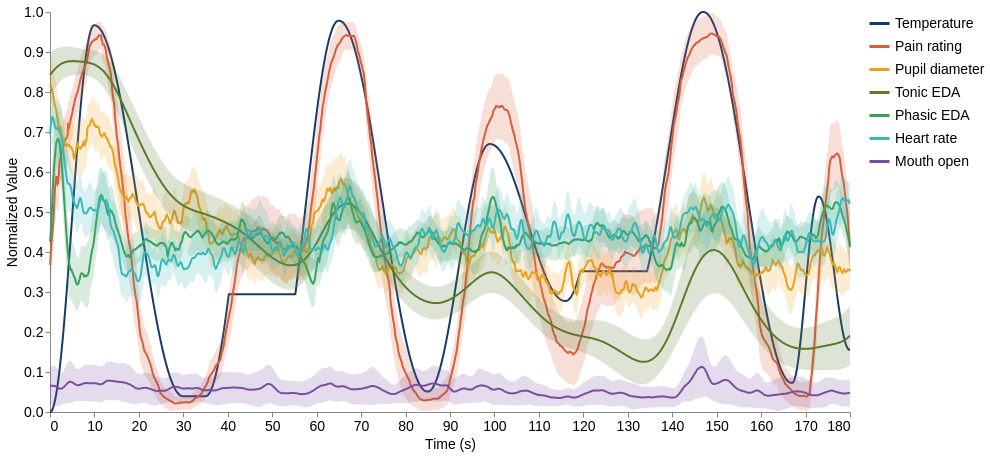

Notebook source saved alongside this figure:
### Code cell
phy = plot_stimulus_with_physiological_signals(
    ci_values,
    signals,
    width=width,
    height=height,
)
phy.save(FIGURE_DIR / "stimulus_with_physiological_signals_ci.svg")
phy

### Figure 1 — Vega-Lite specification as saved in the notebook (floating-point values rounded to 4 significant figures; data arrays with more than 128 entries replaced by an {"elided": "..."} marker saying what was removed)
{"config": {"view": {"continuousWidth": 300, "continuousHeight": 300, "fill": "white", "stroke": null}, "axis": {"grid": false, "gridColor": "#dddddd", "gridOpacity": 0.8, "labelFontSize": 14, "labelFontWeight": "normal", "titleFontSize": 14, "titleFontWeight": "normal"}}, "layer": [{"layer": [{"mark": {"type": "line", "color": "#17396b"}, "encoding": {"tooltip": [{"field": "time_s", "title": "Time (s)", "type": "quantitative"}, {"field": "mean_temperature", "format": ".2f", "title": "Temperature", "type": "quantitative"}], "x": {"field": "time_s", "title": "Time (s)", "type": "quantitative"}, "y": {"field": "mean_temperature", "title": "Normalized Value", "type": "quantitative"}}, "transform": [{"calculate": "'Temperature'", "as": "label"}]}, {"mark": {"type": "area", "color": "#17396b", "opacity": 0.2}, "encoding": {"x": {"field": "time_s", "type": "quantitative"}, "y": {"field": "ci_lower_temperature", "type": "quantitative"}, "y2": {"field": "ci_upper_temperature"}}, "transform": [{"calculate": "'Temperature'", "as": "label"}]}], "data": {"name": "data-e8418a23b11ce6b9083c3572955e24b0"}}, {"layer": [{"mark": {"type": "line", "color": "#d45f3c"}, "encoding": {"tooltip": [{"field": "time_s", "title": "Time (s)", "type": "quantitative"}, {"field": "mean_pain_rating", "format": ".2f", "title": "Pain rating", "type": "quantitative"}], "x": {"field": "time_s", "title": "Time (s)", "type": "quantitative"}, "y": {"field": "mean_pain_rating", "title": "Normalized Value", "type": "quantitative"}}, "transform": [{"calculate": "'Pain rating'", "as": "label"}]}, {"mark": {"type": "area", "color": "#d45f3c", "opacity": 0.2}, "encoding": {"x": {"field": "time_s", "type": "quantitative"}, "y": {"field": "ci_lower_pain_rating", "type": "quantitative"}, "y2": {"field": "ci_upper_pain_rating"}}, "transform": [{"calculate": "'Pain rating'", "as": "label"}]}], "data": {"name": "data-e8418a23b11ce6b9083c3572955e24b0"}}, {"layer": [{"mark": {"type": "line", "color": "#e8a020"}, "encoding": {"tooltip": [{"field": "time_s", "title": "Time (s)", "type": "quantitative"}, {"field": "mean_pupil_diameter", "format": ".2f", "title": "Pupil diameter", "type": "quantitative"}], "x": {"field": "time_s", "title": "Time (s)", "type": "quantitative"}, "y": {"field": "mean_pupil_diameter", "title": "Normalized Value", "type": "quantitative"}}, "transform": [{"calculate": "'Pupil diameter'", "as": "label"}]}, {"mark": {"type": "area", "color": "#e8a020", "opacity": 0.2}, "encoding": {"x": {"field": "time_s", "type": "quantitative"}, "y": {"field": "ci_lower_pupil_diameter", "type": "quantitative"}, "y2": {"field": "ci_upper_pupil_diameter"}}, "transform": [{"calculate": "'Pupil diameter'", "as": "label"}]}], "data": {"name": "data-e8418a23b11ce6b9083c3572955e24b0"}}, {"layer": [{"mark": {"type": "line", "color": "#5a7a2e"}, "encoding": {"tooltip": [{"field": "time_s", "title": "Time (s)", "type": "quantitative"}, {"field": "mean_eda_tonic", "format": ".2f", "title": "Tonic EDA", "type": "quantitative"}], "x": {"field": "time_s", "title": "Time (s)", "type": "quantitative"}, "y": {"field": "mean_eda_tonic", "title": "Normalized Value", "type": "quantitative"}}, "transform": [{"calculate": "'Tonic EDA'", "as": "label"}]}, {"mark": {"type": "area", "color": "#5a7a2e", "opacity": 0.2}, "encoding": {"x": {"field": "time_s", "type": "quantitative"}, "y": {"field": "ci_lower_eda_tonic", "type": "quantitative"}, "y2": {"field": "ci_upper_eda_tonic"}}, "transform": [{"calculate": "'Tonic EDA'", "as": "label"}]}], "data": {"name": "data-e8418a23b11ce6b9083c3572955e24b0"}}, {"layer": [{"mark": {"type": "line", "color": "#3a9e5f"}, "encoding": {"tooltip": [{"field": "time_s", "title": "Time (s)", "type": "quantitative"}, {"field": "mean_eda_phasic", "format": ".2f", "title": "Phasic EDA", "type": "quantitative"}], "x": {"field": "time_s", "title": "Time (s)", "type": "quantitative"}, "y": {"field": "mean_eda_phasic", "title": "Normalized Value", "type": "quantitative"}}, "transform": [{"calculate": "'Phasic EDA'", "as": "label"}]}, {"mark": {"type": "area", "color": "#3a9e5f", "opacity": 0.2}, "encoding": {"x": {"field": "time_s", "type": "quantitative"}, "y": {"field": "ci_lower_eda_phasic", "type": "quantitative"}, "y2": {"field": "ci_upper_eda_phasic"}}, "transform": [{"calculate": "'Phasic EDA'", "as": "label"}]}], "data": {"name": "data-e8418a23b11ce6b9083c3572955e24b0"}}, {"layer": [{"mark": {"type": "line", "color": "#3ab8b8"}, "encoding": {"tooltip": [{"field": "time_s", "title": "Time (s)", "type": "quantitative"}, {"field": "mean_heart_rate", "format": ".2f", "title": "Heart rate", "type": "quantitative"}], "x": {"field": "time_s", "title": "Time (s)", "type": "quantitative"}, "y": {"field": "mean_heart_rate", "title": "Normalized Value", "type": "quantitative"}}, "transform": [{"calculate": "'Heart rate'", "as": "label"}]}, {"mark": {"type": "area", "color": "#3ab8b8", "opacity": 0.2}, "encoding": {"x": {"field": "time_s", "type": "quantitative"}, "y": {"field": "ci_lower_heart_rate", "type": "quantitative"}, "y2": {"field": "ci_upper_heart_rate"}}, "transform": [{"calculate": "'Heart rate'", "as": "label"}]}], "data": {"name": "data-e8418a23b11ce6b9083c3572955e24b0"}}, {"layer": [{"mark": {"type": "line", "color": "#7b4fa0"}, "encoding": {"tooltip": [{"field": "time_s", "title": "Time (s)", "type": "quantitative"}, {"field": "mean_mouth_open", "format": ".2f", "title": "Mouth open", "type": "quantitative"}], "x": {"field": "time_s", "title": "Time (s)", "type": "quantitative"}, "y": {"field": "mean_mouth_open", "title": "Normalized Value", "type": "quantitative"}}, "transform": [{"calculate": "'Mouth open'", "as": "label"}]}, {"mark": {"type": "area", "color": "#7b4fa0", "opacity": 0.2}, "encoding": {"x": {"field": "time_s", "type": "quantitative"}, "y": {"field": "ci_lower_mouth_open", "type": "quantitative"}, "y2": {"field": "ci_upper_mouth_open"}}, "transform": [{"calculate": "'Mouth open'", "as": "label"}]}], "data": {"name": "data-e8418a23b11ce6b9083c3572955e24b0"}}, {"data": {"values": [{"signal": "Temperature", "color": "#17396b"}, {"signal": "Pain rating", "color": "#d45f3c"}, {"signal": "Pupil diameter", "color": "#e8a020"}, {"signal": "Tonic EDA", "color": "#5a7a2e"}, {"signal": "Phasic EDA", "color": "#3a9e5f"}, {"signal": "Heart rate", "color": "#3ab8b8"}, {"signal": "Mouth open", "color": "#7b4fa0"}]}, "mark": {"type": "line"}, "encoding": {"color": {"field": "signal", "legend": {"labelFontSize": 14, "orient": "right", "rowPadding": 4, "symbolSize": 400, "symbolStrokeWidth": 3, "symbolType": "stroke", "title": ""}, "scale": {"domain": ["Temperature", "Pain rating", "Pupil diameter", "Tonic EDA", "Phasic EDA", "Heart rate", "Mouth open"], "range": ["#17396b", "#d45f3c", "#e8a020", "#5a7a2e", "#3a9e5f", "#3ab8b8", "#7b4fa0"]}, "type": "nominal"}}}], "height": 400, "width": 800, "$schema": "https://vega.github.io/schema/vega-lite/v5.20.1.json", "datasets": {"data-e8418a23b11ce6b9083c3572955e24b0": {"elided": "1801 records"}}}
